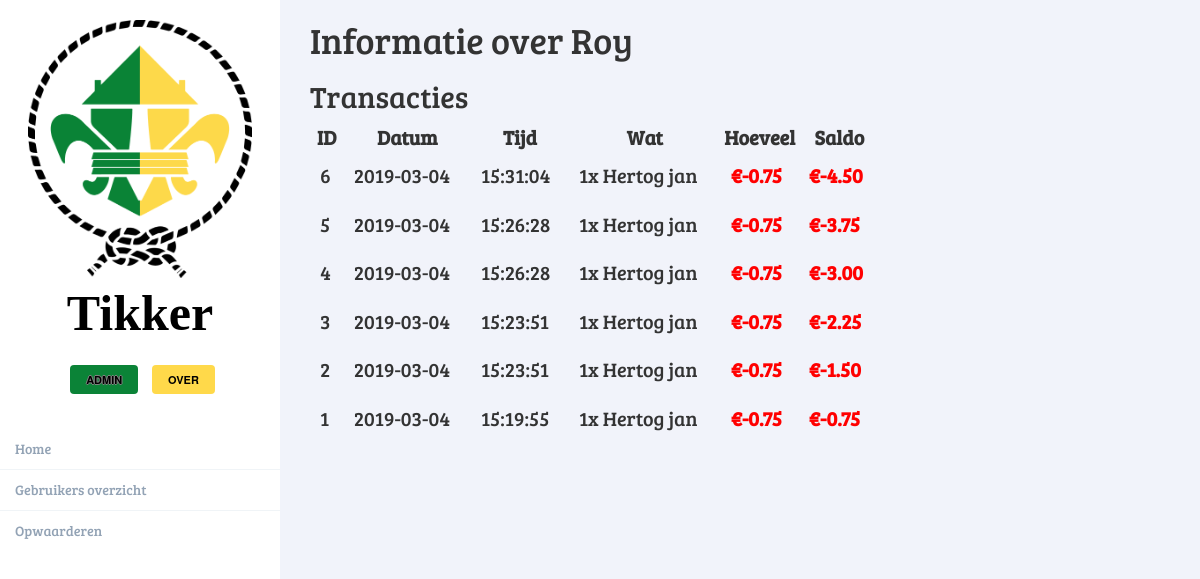
Page /user/1 on the committed database.
### app/models.py (models this page shows, shortened)
class User(db.Model):
    id = db.Column(db.Integer, primary_key=True)
    name = db.Column(db.String(64), index=True)
    usergroup_id = db.Column(db.Integer, db.ForeignKey('usergroup.id'))
    balance = db.Column(db.Float, default=0)
    upgrades = db.relationship('Upgrade', backref='user', lazy='dynamic')
    purchases = db.relationship('Purchase', backref='user', lazy='dynamic')
    transactions = db.relationship('Transaction', backref='user', lazy='dynamic')

class Transaction(db.Model):
    id = db.Column(db.Integer, primary_key=True)
    timestamp = db.Column(db.DateTime, index=True, default=datetime.now())
    user_id = db.Column(db.Integer, db.ForeignKey('user.id'))
    purchase_id = db.Column(db.Integer, db.ForeignKey('purchase.id'))
    upgrade_id = db.Column(db.Integer, db.ForeignKey('upgrade.id'))
    balchange = db.Column(db.Float)
    newbal = db.Column(db.Float)

class Purchase(db.Model):
    id = db.Column(db.Integer, primary_key=True)
    timestamp = db.Column(db.DateTime, index=True, default=datetime.now())
    product_id = db.Column(db.Integer, db.ForeignKey('product.id'))
    user_id = db.Column(db.Integer, db.ForeignKey('user.id'))
    transactions = db.relationship('Transaction', backref='purchase', lazy='dynamic')
    amount = db.Column(db.Integer)
    price = db.Column(db.Float)

class Product(db.Model):
    id = db.Column(db.Integer, primary_key=True)
    name = db.Column(db.String(64), index=True)
    purchaseable = db.Column(db.Boolean)
    purchases = db.relationship('Purchase', backref='product', lazy='dynamic')
    price = db.Column(db.Float)

### app/routes.py (the view)
@app.route('/user/<int:userid>')
@register_breadcrumb(app, '.user.id', '', dynamic_list_constructor=view_user_dlc, order=2)
def user(userid):
    user = User.query.get(userid)
    transactions = user.transactions.order_by(Transaction.id.desc()).all()
    for t in transactions:
        print(t.timestamp)
    upgrades = user.upgrades.all()
    return render_template('user.html', user=user, transactions=transactions, Purchase=Purchase, upgrades=upgrades, Product=Product)

### app/templates/user.html
{% extends "base.html" %}
{% block app_content %}
    <h1>Informatie over {{ user.name }}</h1>
    <h2>Transacties</h2>
    <div class="row">
        <div class="col-md-8">
            <table width="100%">
                <tr>
                    <th>ID</th>
                    <th>Datum</th>
                    <th>Tijd</th>
                    <th>Wat</th>
                    <th>Hoeveel</th>
                    <th>Saldo</th>
                </tr>
                {% for t in transactions %}
                <tr>
                    <td>{{ t.id }}</td>
                    <td>{{ t.timestamp.strftime("%Y-%m-%d") }}</td>
                    <td>{{ t.timestamp.strftime("%H:%M:%S") }}</td>
                    {% if t.purchase_id is not none %}
                    <td>{{ Purchase.query.get(t.purchase_id).amount }}x {{ Product.query.get(Purchase.query.get(t.purchase_id).product_id).name }}</td>
                    {% else %}
                    <td>Opwaardering</td>
                    {% endif %}
                    {% if t.balchange < 0 %}
                    <td><span style="color: red;font-weight:bold;">€{{ '%.2f' % t.balchange }}</span></td>
                    {% else %}
                    <td><span style="color: green;font-weight:bold;">€{{ '%.2f' % t.balchange }}</span></td>
                    {% endif %}
                    {% if t.newbal < 0 %}
                    <td><span style="color: red;font-weight:bold;">€{{ '%.2f' % t.newbal }}</span></td>
                    {% else %}
                    <td><span style="color: green;font-weight:bold;">€{{ '%.2f' % t.newbal }}</span></td>
                    {% endif %}
                </tr>
                {% endfor %}
            </table>
            </div>
        </div>
{% endblock %}

### app/static/styles.css (style rules this page uses)
body { background: #F1F3FA; }
td { padding: 10px; }
th { text-align: center; }

### rows in the picture
User: name "Roy"
Transaction: id "6", timestamp "2019-03-04", timestamp "15:31:04", balchange "-0.75", newbal "-4.50"
Purchase: query.get "1"
Product: query.get "Hertog jan"
Transaction: id "5", timestamp "2019-03-04", timestamp "15:26:28", balchange "-0.75", newbal "-3.75"
Purchase: query.get "1"
Transaction: id "4", timestamp "2019-03-04", timestamp "15:26:28", balchange "-0.75", newbal "-3.00"
Purchase: query.get "1"
Transaction: id "3", timestamp "2019-03-04", timestamp "15:23:51", balchange "-0.75", newbal "-2.25"
Purchase: query.get "1"
Transaction: id "2", timestamp "2019-03-04", timestamp "15:23:51", balchange "-0.75", newbal "-1.50"
Purchase: query.get "1"
Transaction: id "1", timestamp "2019-03-04", timestamp "15:19:55", query.get "1", balchange "-0.75", newbal "-0.75"
